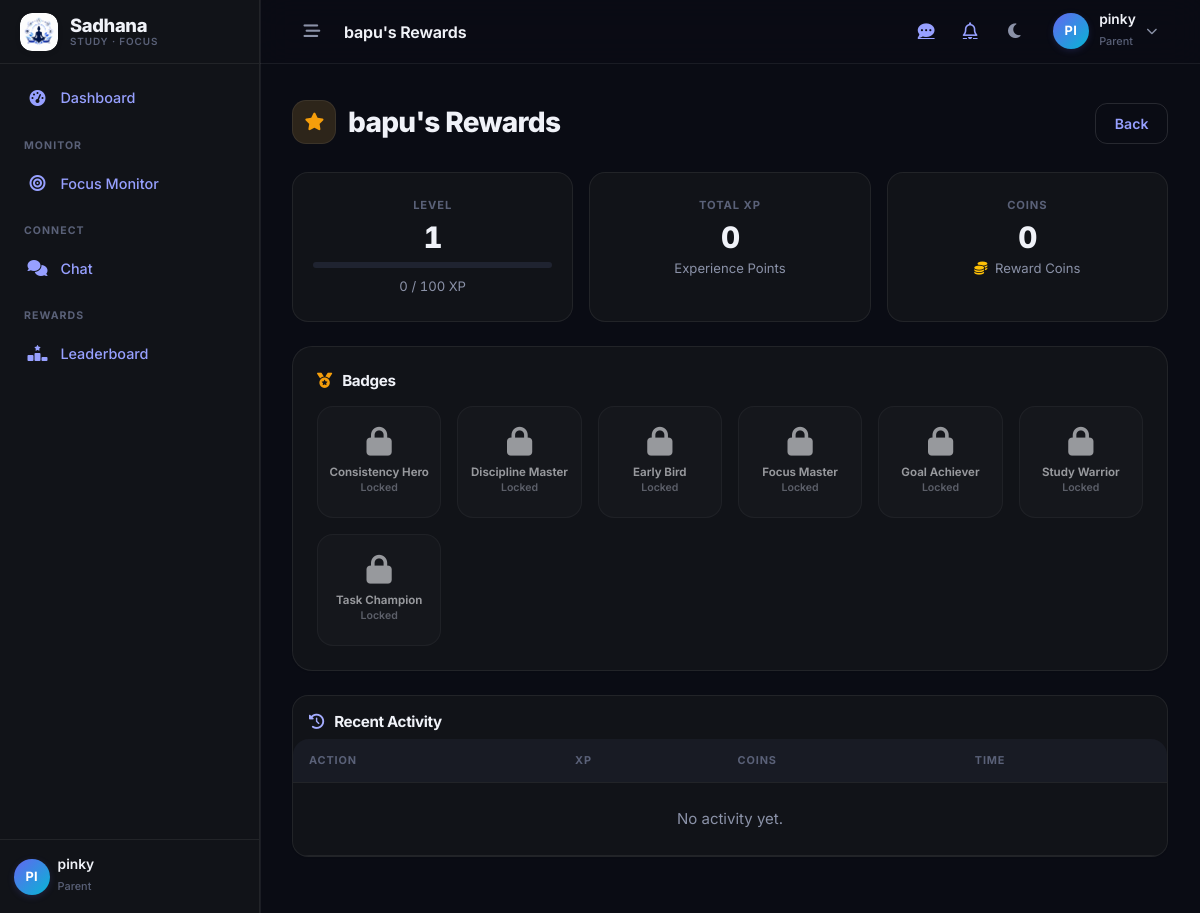
The app's page /rewards/parent/1/ (signed in), older data.
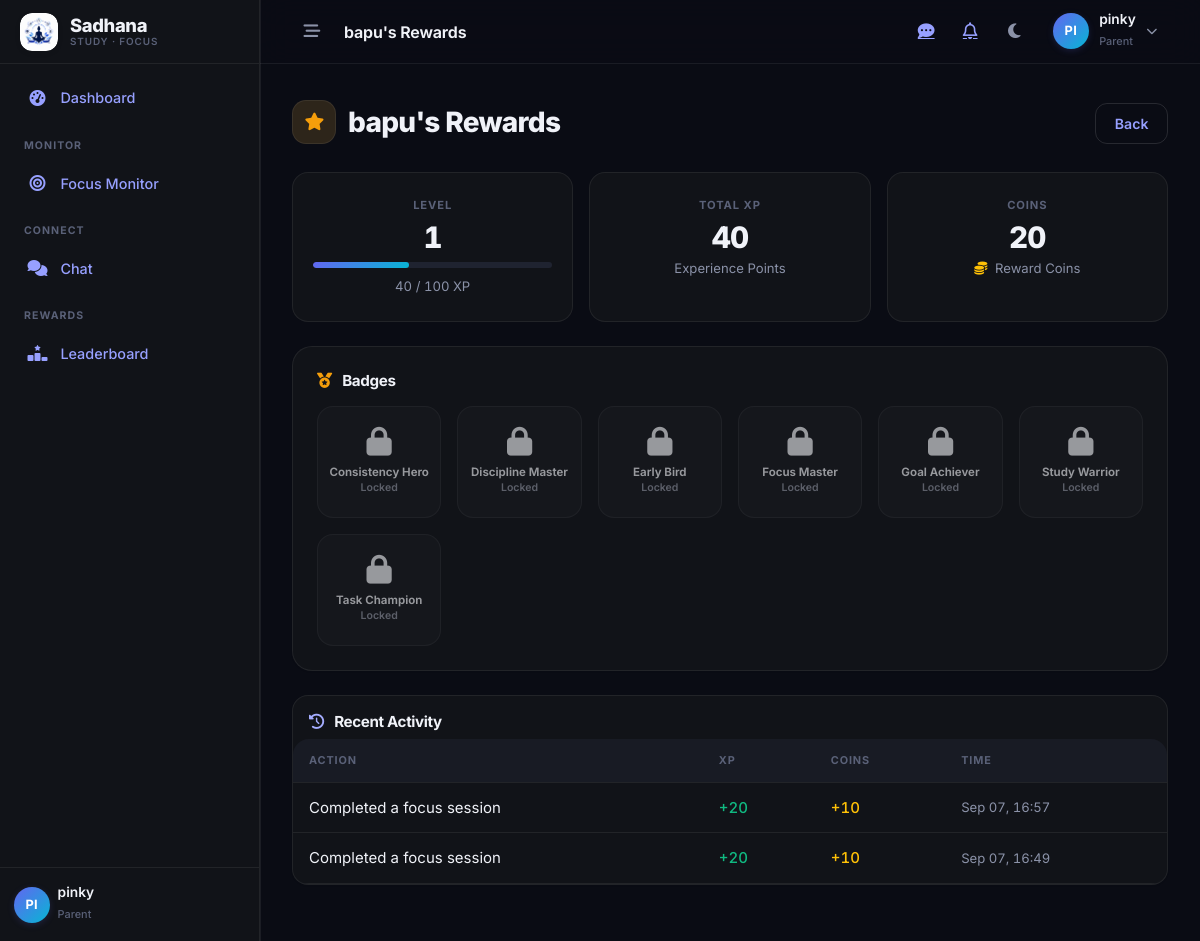
The same page, newer data.
### users/models.py (models this page shows, shortened)
class User(AbstractUser):
    ROLE_CHOICES = (
        ('PARENT', 'Parent'),
        ('CHILD', 'Child'),
        ('ADMIN', 'Admin'),
    )
    role = models.CharField(max_length=10, choices=ROLE_CHOICES, default='CHILD')
    child_id = models.CharField(max_length=20, unique=True, blank=True, null=True)

### rewards/models.py (models this page shows, shortened)
class RewardProfile(models.Model):
    user = models.OneToOneField(
        settings.AUTH_USER_MODEL, on_delete=models.CASCADE,
        related_name='reward_profile'
    )
    xp = models.IntegerField(default=0)
    coins = models.IntegerField(default=0)
    total_tasks_completed = models.IntegerField(default=0)
    total_focus_sessions = models.IntegerField(default=0)
    current_streak = models.IntegerField(default=0, help_text="Consecutive days with at least one study session")
    longest_streak = models.IntegerField(default=0)
    last_active_date = models.DateField(null=True, blank=True)
    all_tasks_done_streak = models.IntegerField(default=0, help_text="Consecutive days all tasks completed")
    best_all_tasks_done_streak = models.IntegerField(default=0)
    weekly_goals_met = models.IntegerField(default=0)
    monthly_goals_met = models.IntegerField(default=0)
    tasks_completed_before_8am = models.IntegerField(default=0)
    @property
    def level(self):
        return get_level_info(self.xp)[0]
    @property
    def level_progress(self):
        _, needed, current = get_level_info(self.xp)
        return round((current / needed) * 100) if needed > 0 else 100
    @property
    def xp_for_next_level(self):
        _, needed, _ = get_level_info(self.xp)
        return needed
    @property
    def xp_in_current_level(self):
        _, _, current = get_level_info(self.xp)
        return current
    class Meta:
        ordering = ['-xp']

class Badge(models.Model):
    code = models.SlugField(max_length=50, unique=True)
    name = models.CharField(max_length=100)
    description = models.TextField()
    icon = models.CharField(max_length=10, help_text="Emoji or icon character")
    xp_reward = models.IntegerField(default=0)
    coin_reward = models.IntegerField(default=0)
    class Meta:
        ordering = ['name']

class Transaction(models.Model):
    class Type(models.TextChoices):
        EARN = 'EARN', 'Earned'
        SPEND = 'SPEND', 'Spent'
    class Source(models.TextChoices):
        TASK_COMPLETE = 'TASK_COMPLETE', 'Task Completed'
        ALL_TASKS_DONE = 'ALL_TASKS_DONE', 'All Daily Tasks Done'
        FOCUS_SESSION = 'FOCUS_SESSION', 'Focus Session Completed'
        STUDY_STREAK = 'STUDY_STREAK', 'Study Streak'
        WEEKLY_GOAL = 'WEEKLY_GOAL', 'Weekly Goal Achieved'
        MONTHLY_GOAL = 'MONTHLY_GOAL', 'Monthly Goal Achieved'
        BADGE_REWARD = 'BADGE_REWARD', 'Badge Earned'
        LEVEL_UP = 'LEVEL_UP', 'Level Up'
    user = models.ForeignKey(
        settings.AUTH_USER_MODEL, on_delete=models.CASCADE,
        related_name='reward_transactions'
    )
    transaction_type = models.CharField(max_length=10, choices=Type.choices, default=Type.EARN)
    xp_amount = models.IntegerField(default=0)
    coin_amount = models.IntegerField(default=0)
    source = models.CharField(max_length=50, choices=Source.choices)
    description = models.CharField(max_length=255)
    timestamp = models.DateTimeField(auto_now_add=True, db_index=True)
    class Meta:
        ordering = ['-timestamp']

### rewards/views.py (the view)
# urls.py: path('parent/<int:child_id>/', views.parent_reward_view, name='parent_reward_view'),
@login_required
def parent_reward_view(request, child_id):
    if request.user.role != 'PARENT':
        return redirect('dashboard_router')
    conn = ConnectionRequest.objects.filter(
        parent=request.user, child_id=child_id, status='ACCEPTED'
    ).first()
    if not conn:
        return redirect('dashboard_router')
    child = conn.child
    ctx = get_reward_context(child)
    recent_txns = Transaction.objects.filter(user=child)[:20]
    context = {
        'child': child,
        'profile': ctx['profile'],
        'badges': ctx['badges'],
        'recent_transactions': recent_txns,
        'level': ctx['level'],
    }
    return render(request, 'rewards/parent_rewards.html', context)

### rewards/models.py (called while the page is built)
def xp_for_level(n):
    return 100 * n * (n + 1) // 2

def get_level_info(xp):
    level = 1
    while True:
        threshold = xp_for_level(level)
        if xp < threshold:
            prev = xp_for_level(level - 1) if level > 1 else 0
            return level, threshold - prev, xp - prev
        level += 1

### rewards/services.py (called while the page is built)
def get_or_create_profile(user):
    profile, _ = RewardProfile.objects.get_or_create(user=user)
    return profile

def get_reward_context(user):
    profile = get_or_create_profile(user)
    badges = []
    all_badges = Badge.objects.all()
    earned_codes = set(
        BadgeAward.objects.filter(user=user).values_list('badge__code', flat=True)
    )
    for badge in all_badges:
        badges.append({
            'badge': badge,
            'earned': badge.code in earned_codes,
        })
    recent_transactions = Transaction.objects.filter(user=user)[:10]
    return {
        'profile': profile,
        'badges': badges,
        'recent_transactions': recent_transactions,
        'level': profile.level,
        'level_progress': profile.level_progress,
        'xp_for_next_level': profile.xp_for_next_level,
        'xp_in_current_level': profile.xp_in_current_level,
    }

### templates/rewards/parent_rewards.html (shortened to what this page needs)
{% extends 'base.html' %}
{% block topbar_title %}{{ child.username }}'s Rewards{% endblock %}
{% block content %}
<div class="sd-page-header">
    <div>
        <h2 class="sd-page-title"><span class="sd-title-icon" style="background:rgba(245,183,61,.15);color:var(--sd-warning);"><i class="fa-solid fa-star"></i></span> {{ child.username }}'s Rewards</h2>
    </div>
    <div class="sd-page-actions">
        <a href="{% url 'parent_child_stats' child.id %}" class="btn btn-outline-secondary">Back</a>
    </div>
</div>
<div class="row g-3 mb-3 mb-md-4">
    <div class="col-4 col-md-4">
        <div class="stat-card text-center tint-primary py-3 py-md-4">
            <div class="stat-label">Level</div>
            <div class="stat-value">{{ level }}</div>
            <div class="progress progress-thin mt-2"><div class="progress-bar bg-primary" style="width:{{ profile.level_progress }}%"></div></div>
            <small class="text-muted mt-2 d-block tabular">{{ profile.xp_in_current_level }} / {{ profile.xp_for_next_level }} XP</small>
        </div>
    </div>
    <div class="col-4 col-md-4">
        <div class="stat-card text-center tint-warning py-3 py-md-4">
            <div class="stat-label">Total XP</div>
            <div class="stat-value">{{ profile.xp }}</div>
            <p class="text-muted small mb-0 mt-1 d-none d-md-block">Experience Points</p>
        </div>
    </div>
    <div class="col-4 col-md-4">
        <div class="stat-card text-center tint-success py-3 py-md-4">
            <div class="stat-label">Coins</div>
            <div class="stat-value">{{ profile.coins }}</div>
            <p class="text-muted small mb-0 mt-1 d-none d-md-block"><i class="fa-solid fa-coins text-warning me-1"></i> Reward Coins</p>
        </div>
    </div>
</div>
<div class="card mb-3 mb-md-4">
    <div class="card-body p-3 p-md-4">
        <h5 class="sd-card-title"><i class="fa-solid fa-medal" style="color: var(--sd-warning);"></i> Badges</h5>
        {% if badges %}
        <div class="row g-3">
            {% for b in badges %}
            <div class="col-4 col-md-3 col-lg-2">
                <div class="badge-tile d-flex flex-column align-items-center justify-content-center text-center {% if b.earned %}earned{% else %}locked{% endif %}">
                    <div class="bt-icon">{% if b.earned %}{{ b.badge.icon }}{% else %}<i class="fa-solid fa-lock"></i>{% endif %}</div>
                    <span class="bt-name">{{ b.badge.name }}</span>
                    <span class="bt-state {% if b.earned %}text-good{% else %}text-muted{% endif %}">{% if b.earned %}Unlocked{% else %}Locked{% endif %}</span>
                </div>
            </div>
            {% endfor %}
        </div>
        {% else %}
        <div class="empty-state compact">
            <span class="es-icon"><i class="fa-solid fa-medal"></i></span>
            <p class="es-text mb-0">No badges configured yet.</p>
        </div>
        {% endif %}
    </div>
</div>
<div class="sd-table-wrap">
    <div class="p-3 pb-0">
        <h5 class="sd-card-title mb-0"><i class="fa-solid fa-clock-rotate-left"></i> Recent Activity</h5>
    </div>
    <div class="table-responsive mt-2">
        <table class="table table-hover align-middle mb-0">
            <thead>
                <tr>
                    <th>Action</th>
                    <th>XP</th>
                    <th>Coins</th>
                    <th>Time</th>
                </tr>
            </thead>
            <tbody>
                {% for t in recent_transactions %}
                <tr>
                    <td>{{ t.description }}</td>
                    <td class="text-good tabular fw-medium">+{{ t.xp_amount }}</td>
                    <td class="text-warning tabular fw-medium">+{{ t.coin_amount }}</td>
                    <td class="text-muted small tabular">{{ t.timestamp|date:"M d, H:i" }}</td>
                </tr>
                {% empty %}
                <tr><td colspan="4" class="text-muted text-center py-4">No activity yet.</td></tr>
                {% endfor %}
            </tbody>
        </table>
    </div>
</div>
{% endblock %}

### templates/base.html (shortened to what this page needs)
{% load static %}
<!DOCTYPE html>
<html lang="en" data-bs-theme="dark">
<head>
    <link href="https://cdn.jsdelivr.net/npm/bootstrap@5.3.2/dist/css/bootstrap.min.css" rel="stylesheet">
    <link rel="stylesheet" href="https://cdnjs.cloudflare.com/ajax/libs/font-awesome/6.4.2/css/all.min.css" />
    <link rel="stylesheet" href="/static/css/style.css?v=20260908">
</head>
<body class="{% if user.is_authenticated %}has-sidebar{% endif %} {% block body_class %}{% endblock %}">
    {% if user.is_authenticated %}
    <div class="sd-app">
        <aside class="sd-sidebar" id="sdSidebar" aria-label="Main navigation">
            <a class="sd-sidebar-brand" href="{% url 'home' %}" title="Sadhana">
                <span class="sd-brand-mark"><img src="{% static 'images/logo.jpeg' %}" alt="Sadhana logo"></span>
                <span class="sd-brand-name">Sadhana<small>Study &middot; Focus</small></span>
            </a>
            <nav class="sd-nav">
                <a class="sd-nav-link {% if request.resolver_match.url_name == 'dashboard_router' or request.resolver_match.url_name == 'parent_dashboard' or request.resolver_match.url_name == 'child_dashboard' %}active{% endif %}"
                   href="{% url 'dashboard_router' %}">
                    <i class="fa-solid fa-gauge-high"></i><span>Dashboard</span>
                </a>
                {% if user.role == 'PARENT' %}
                <div class="sd-nav-heading">Monitor</div>
                <a class="sd-nav-link {% if request.resolver_match.url_name and 'focus' in request.resolver_match.url_name %}active{% endif %}"
                   href="{% url 'parent_focus_dashboard' %}">
                    <i class="fa-solid fa-bullseye"></i><span>Focus Monitor</span>
                </a>
                {% endif %}
                {% if user.role == 'PARENT' or user.role == 'CHILD' %}
                <div class="sd-nav-heading">Connect</div>
                <a class="sd-nav-link {% if request.resolver_match.url_name == 'chat_page' %}active{% endif %}"
                   href="{% url 'chat:chat_page' %}">
                    <i class="fa-solid fa-comments"></i><span>Chat</span>
                </a>
                {% endif %}
                {% if user.is_staff or user.role == 'ADMIN' or user.role == 'PARENT' or user.role == 'CHILD' %}
                <div class="sd-nav-heading">Rewards</div>
                <a class="sd-nav-link {% if request.resolver_match.url_name == 'reward_leaderboard' %}active{% endif %}"
                   href="{% url 'reward_leaderboard' %}">
                    <i class="fa-solid fa-ranking-star"></i><span>Leaderboard</span>
                </a>
                {% endif %}
            </nav>
            <div class="sd-nav-footer">
                <div class="d-flex align-items-center gap-2 sd-sidebar-footer-user">
                    <span class="sd-avatar">{{ user.username|slice:":2"|upper }}</span>
                    <span class="overflow-hidden">
                        <span class="sd-user-name d-block">{{ user.username }}</span>
                        <span class="sd-user-role">{{ user.role|lower }}</span>
                    </span>
                </div>
            </div>
        </aside>
        <div class="sd-main">
            <header class="sd-topbar">
                <button class="sd-icon-btn sd-desktop-only" id="sdCollapseToggle" type="button" aria-label="Collapse sidebar">
                    <i class="fa-solid fa-bars-staggered"></i>
                </button>
                <h1 class="sd-topbar-title">{% block topbar_title %}{% endblock %}</h1>
                <div class="ms-auto d-flex align-items-center gap-1">
                    {% if user.role == 'PARENT' or user.role == 'CHILD' %}
                    <a class="sd-icon-btn" href="{% url 'chat:chat_page' %}" aria-label="Chat messages">
                        <i class="fa-solid fa-comment-dots"></i>
                    </a>
                    {% endif %}
                    <a class="sd-icon-btn" href="{% url 'notification_list' %}" aria-label="Notifications">
                        <i class="fa-regular fa-bell"></i>
                    </a>
                    <button id="theme-toggle" class="sd-icon-btn" type="button" aria-label="Toggle color theme">
                        <i class="fa-solid fa-moon"></i>
                    </button>
                    <div class="dropdown ms-1">
                        <button class="sd-user-menu" type="button" data-bs-toggle="dropdown"
                                aria-expanded="false" aria-label="Account menu">
                            <span class="sd-avatar">{{ user.username|slice:":2"|upper }}</span>
                            <span class="d-none d-md-block">
                                <span class="sd-user-name d-block">{{ user.username }}</span>
                                <span class="sd-user-role">{{ user.role|lower }}</span>
                            </span>
                        </button>
                    </div>
                </div>
            </header>
            <main class="sd-content" id="sd-main-content">
    {% endif %}
        {% block content %}{% endblock %}
    </main>
    {% if user.is_authenticated %}
        </div>
    </div>
    {% endif %}
</body>
</html>

Row changes from the older to the newer data that the page shows:
changed RewardProfile: xp_in_current_level "0" → "40"; xp "0" → "40"; coins "0" → "20"
added Transaction: description "Completed a focus session", xp_amount "20", coin_amount "10", timestamp "Sep 07, 16:57"
added Transaction: description "Completed a focus session", xp_amount "20", coin_amount "10", timestamp "Sep 07, 16:49"
Text that changed along with them:
text no longer shown: "No activity yet."
